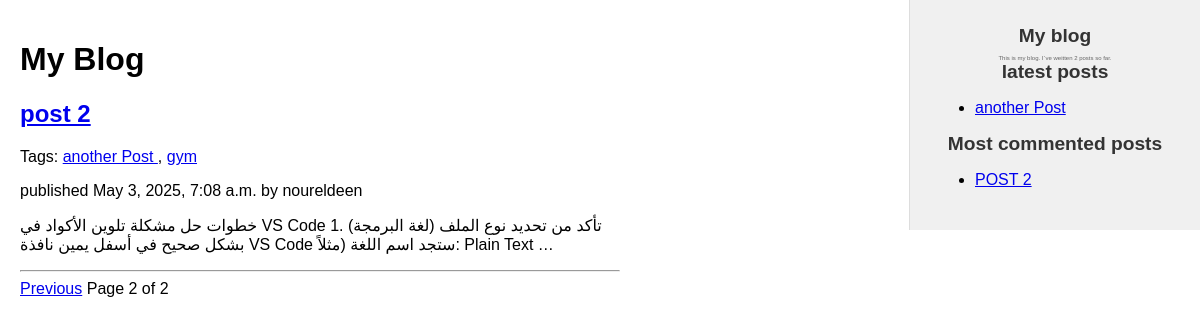
Screenshot of /blog/?page=2 with the database file from the repository.
### blog/models.py (models this page shows, shortened)
class Post(models.Model):
    class Status(models.TextChoices):
        DRAFT = 'draft', 'Draft'
        PUBLISHED = 'published', 'Published'
    title = models.CharField(max_length=200)
    content = models.TextField()
    created = models.DateTimeField(auto_now_add=True)
    updated = models.DateTimeField(auto_now=True)
    author = models.ForeignKey(User, on_delete=models.CASCADE, related_name='blog_posts')
    publish = models.DateTimeField(default=timezone.now)
    status = models.CharField(max_length=10, choices=Status.choices, default=Status.DRAFT)
    slug = models.SlugField(max_length=200, unique=True, unique_for_date='publish')
    body = models.TextField()
    tags = TaggableManager()
    class Meta:
        ordering = ['-publish']
        indexes = [
            models.Index(fields=['-publish']),
        ]
    def get_absolute_url(self):
        return reverse('blog:post_detail', args=[
            self.publish.year,
            self.publish.month,
            self.publish.day,
            self.slug,
        ])

### blog/views.py (the view)
# urls.py: path('', views.post_list, name='post_list'),
def post_list(request, tag_slug=None):
    post_list = Post.objects.all()
    tag = None
    if tag_slug:
        tag = get_object_or_404(Tag, slug=tag_slug)
        post_list = post_list.filter(tags__in=[tag])
    paginator = Paginator(post_list,1)  # Show 1 post per page
    page_number = request.GET.get('page', 1)
    try:
        posts = paginator.page(page_number)
    except PageNotAnInteger:
        posts = paginator.page(1)
    except EmptyPage:
        posts = paginator.page(paginator.num_pages)
    return render(request, 'blog/post/list.html', {'posts': posts, 'tag':tag})

### blog/templatetags/blog_tags.py (called while the page is built)
@register.simple_tag
def total_posts():
    return Post.objects.count()

@register.inclusion_tag('blog/post/latest_posts.html')
def show_latest_posts(count=5):
    latest_posts = Post.objects.order_by('-publish')[:count]
    return {'latest_posts': latest_posts}

@register.simple_tag
def get_most_commented_posts(count=5):
    return Post.objects.annotate(total_comments=Count('comments')).order_by('-total_comments')[:count]

@register.filter(name='markdown')
def markdown_format(text):
    return  mark_safe(markdown.markdown(text))

### blog/templates/blog/post/list.html (shortened to what this page needs)
{% extends "blog/base.html" %}
{% load blog_tags %}
{% block content %}
    <h1>My Blog</h1>
    {% for post in posts %}
        <h2>
        <a href="{{post.get_absolute_url}}">
            {{ post.title }}
        </a>
        </h2>
        <p class= "tags">
            Tags:
             {% for tag in post.tags.all %}
                <a href="{% url 'blog:post_list_by_tag' tag.slug %}">
                    {{ tag.name }}
                </a>
                {% if not forloop.last %}, {% endif %}
            {% endfor %}
            </p>
        <p class="date">
        published {{ post.publish }} by {{ post.author }}
        </p>
        {{ post.body|markdown|truncatewords_html:30 }}
        <hr/>
    {% endfor %}
    {% include "pagination.html" with page=posts %}
{% endblock %}

### blog/templates/blog/base.html (shortened to what this page needs)
{% load static %}
{% load blog_tags %}
<!DOCTYPE html>
<html>
    <head>
        <link href="{% static 'blog/css/style.css' %}" rel="stylesheet">
    </head>
    <body>
        <div id="content">
             {% block content %}
             {% endblock %}
        </div>
        <div id="sidebar">
            <h3>My blog</h3>
            <p>
                This is my blog.
                I`ve weitten {% total_posts %} posts so far.
            </p>
            <h3>latest posts</h3>
            {% show_latest_posts 1 %}
            <h3>Most commented posts</h3>
            {% get_most_commented_posts 1 as most_commented_posts %}
            <ul>
                {% for post in most_commented_posts %}
                    <li>
                        <a href="{{ post.get_absolute_url }}">{{ post.title|upper }}</a>
                    </li>
                {% endfor %}
            </ul>
        </div>
    </body>
</html>

### blog/templates/blog/post/latest_posts.html
<ul>
    {% for post in latest_posts %}
        <li>
            <a href="{{ post.get_absolute_url }}">{{ post.title }}</a>
        </li>
    {% endfor %}
</ul>

### blog/static/blog/css/style.css (style rules this page uses)
body { font-family: Arial, sans-serif; margin: 0; padding: 0; }
#content { width: 50%; float: left; padding: 20px; }
#sidebar { width: 20%; float: right; padding: 25px; background-color: #f0f0f0; border-left: 1px solid #ddd; }
#sidebar p { font-size: 1%; color: #666; margin: 5; text-align: center; }
h3 { font-size: 1.2em; color: #333; margin: 0 0 8px 0; text-align: center; }

### rows the page displays
Post: title "post 2", publish "May 3, 2025, 7:08 a.m.", author "noureldeen", body "خطوات حل مشكلة تلوين الأكواد في VS Code 1. تأكد من تحديد نوع الملف (لغة البرمجة) بشكل صحيح في أسفل يمين نافذة VS Code ستجد اسم اللغة (مثلاً: Plain Text …", title "POST 2"
Tag: name "another Post"
Tag: name "gym"
Post: title "another Post"

### other values shown
{{ page.number }} "2"
{{ page.paginator.num_pages }} "2"
